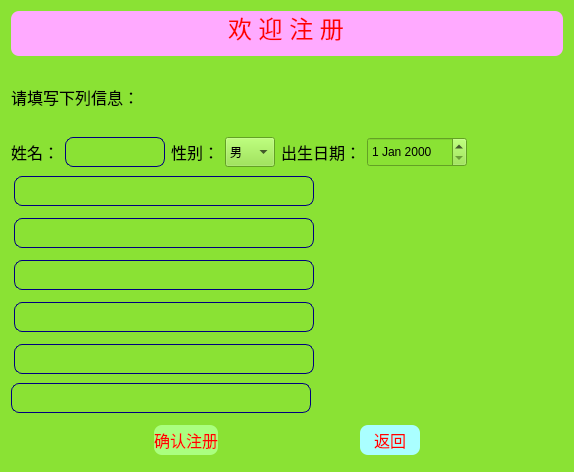
<?xml version="1.0" encoding="UTF-8"?>
<ui version="4.0">
 <class>Register</class>
 <widget class="QDialog" name="Register">
  <property name="geometry">
   <rect>
    <x>0</x>
    <y>0</y>
    <width>574</width>
    <height>472</height>
   </rect>
  </property>
  <property name="windowTitle">
   <string/>
  </property>
  <property name="styleSheet">
   <string notr="true">background-color: rgb(138, 226, 52);</string>
  </property>
  <layout class="QVBoxLayout" name="verticalLayout">
   <item>
    <widget class="QLineEdit" name="lineEdit_3">
     <property name="sizePolicy">
      <sizepolicy hsizetype="Expanding" vsizetype="Maximum">
       <horstretch>0</horstretch>
       <verstretch>2</verstretch>
      </sizepolicy>
     </property>
     <property name="minimumSize">
      <size>
       <width>0</width>
       <height>45</height>
      </size>
     </property>
     <property name="font">
      <font>
       <family>Arial</family>
       <pointsize>18</pointsize>
       <weight>10</weight>
       <italic>false</italic>
       <bold>false</bold>
      </font>
     </property>
     <property name="styleSheet">
      <string notr="true">
border-radius:8px;
background-color: rgb(255, 170, 255);
border-color: rgb(0, 255, 127);
border-width:10px;
border-color: rgb(0, 255, 255);
color: rgb(255, 0, 0);
font: 87 18pt &quot;Arial&quot;;
</string>
     </property>
     <property name="text">
      <string>欢 迎 注 册</string>
     </property>
     <property name="alignment">
      <set>Qt::AlignCenter</set>
     </property>
     <property name="readOnly">
      <bool>true</bool>
     </property>
    </widget>
   </item>
   <item>
    <widget class="QLabel" name="label_4">
     <property name="font">
      <font>
       <family>Agency FB</family>
       <pointsize>12</pointsize>
      </font>
     </property>
     <property name="text">
      <string>请填写下列信息：</string>
     </property>
    </widget>
   </item>
   <item>
    <layout class="QHBoxLayout" name="horizontalLayout">
     <item>
      <widget class="QLabel" name="label_2">
       <property name="font">
        <font>
         <family>Agency FB</family>
         <pointsize>12</pointsize>
        </font>
       </property>
       <property name="text">
        <string>姓名：</string>
       </property>
      </widget>
     </item>
     <item>
      <widget class="QLineEdit" name="nameEdit">
       <property name="minimumSize">
        <size>
         <width>60</width>
         <height>20</height>
        </size>
       </property>
       <property name="maximumSize">
        <size>
         <width>100</width>
         <height>30</height>
        </size>
       </property>
       <property name="font">
        <font>
         <family>Arial</family>
        </font>
       </property>
       <property name="styleSheet">
        <string notr="true">border-radius:8px;
border-color: rgb(0, 0, 127);
border-width:1px;
border-style:solid;</string>
       </property>
      </widget>
     </item>
     <item>
      <widget class="QLabel" name="label_7">
       <property name="font">
        <font>
         <family>Agency FB</family>
         <pointsize>12</pointsize>
        </font>
       </property>
       <property name="text">
        <string>性别：</string>
       </property>
      </widget>
     </item>
     <item>
      <widget class="QComboBox" name="sexBox">
       <property name="minimumSize">
        <size>
         <width>50</width>
         <height>30</height>
        </size>
       </property>
       <property name="maximumSize">
        <size>
         <width>80</width>
         <height>30</height>
        </size>
       </property>
       <item>
        <property name="text">
         <string>男</string>
        </property>
       </item>
       <item>
        <property name="text">
         <string>女</string>
        </property>
       </item>
      </widget>
     </item>
     <item>
      <widget class="QLabel" name="label_6">
       <property name="font">
        <font>
         <family>Agency FB</family>
         <pointsize>12</pointsize>
        </font>
       </property>
       <property name="text">
        <string>出生日期：</string>
       </property>
      </widget>
     </item>
     <item>
      <widget class="QDateEdit" name="birthdayEdit">
       <property name="minimumSize">
        <size>
         <width>100</width>
         <height>30</height>
        </size>
       </property>
       <property name="maximumSize">
        <size>
         <width>150</width>
         <height>30</height>
        </size>
       </property>
      </widget>
     </item>
     <item>
      <spacer name="horizontalSpacer_9">
       <property name="orientation">
        <enum>Qt::Horizontal</enum>
       </property>
       <property name="sizeHint" stdset="0">
        <size>
         <width>40</width>
         <height>20</height>
        </size>
       </property>
      </spacer>
     </item>
    </layout>
   </item>
   <item>
    <layout class="QHBoxLayout" name="horizontalLayout_2">
     <property name="leftMargin">
      <number>3</number>
     </property>
     <property name="topMargin">
      <number>3</number>
     </property>
     <property name="rightMargin">
      <number>3</number>
     </property>
     <property name="bottomMargin">
      <number>3</number>
     </property>
     <item>
      <widget class="QLineEdit" name="userIDEdit">
       <property name="sizePolicy">
        <sizepolicy hsizetype="Minimum" vsizetype="Preferred">
         <horstretch>1</horstretch>
         <verstretch>1</verstretch>
        </sizepolicy>
       </property>
       <property name="minimumSize">
        <size>
         <width>200</width>
         <height>20</height>
        </size>
       </property>
       <property name="maximumSize">
        <size>
         <width>300</width>
         <height>30</height>
        </size>
       </property>
       <property name="font">
        <font>
         <family>Arial</family>
        </font>
       </property>
       <property name="autoFillBackground">
        <bool>false</bool>
       </property>
       <property name="styleSheet">
        <string notr="true">border-radius:8px;
border-color: rgb(0, 0, 127);
border-width:1px;
border-style:solid;</string>
       </property>
       <property name="frame">
        <bool>true</bool>
       </property>
       <property name="echoMode">
        <enum>QLineEdit::Normal</enum>
       </property>
       <property name="readOnly">
        <bool>false</bool>
       </property>
      </widget>
     </item>
     <item>
      <spacer name="horizontalSpacer">
       <property name="orientation">
        <enum>Qt::Horizontal</enum>
       </property>
       <property name="sizeHint" stdset="0">
        <size>
         <width>40</width>
         <height>20</height>
        </size>
       </property>
      </spacer>
     </item>
    </layout>
   </item>
   <item>
    <layout class="QHBoxLayout" name="horizontalLayout_3">
     <property name="leftMargin">
      <number>3</number>
     </property>
     <property name="topMargin">
      <number>3</number>
     </property>
     <property name="rightMargin">
      <number>3</number>
     </property>
     <property name="bottomMargin">
      <number>3</number>
     </property>
     <item>
      <widget class="QLineEdit" name="classEdit">
       <property name="sizePolicy">
        <sizepolicy hsizetype="Minimum" vsizetype="Preferred">
         <horstretch>1</horstretch>
         <verstretch>1</verstretch>
        </sizepolicy>
       </property>
       <property name="minimumSize">
        <size>
         <width>200</width>
         <height>20</height>
        </size>
       </property>
       <property name="maximumSize">
        <size>
         <width>300</width>
         <height>30</height>
        </size>
       </property>
       <property name="font">
        <font>
         <family>Arial</family>
        </font>
       </property>
       <property name="styleSheet">
        <string notr="true">border-radius:8px;
border-color: rgb(0, 0, 127);
border-width:1px;
border-style:solid;</string>
       </property>
      </widget>
     </item>
     <item>
      <spacer name="horizontalSpacer_2">
       <property name="orientation">
        <enum>Qt::Horizontal</enum>
       </property>
       <property name="sizeHint" stdset="0">
        <size>
         <width>40</width>
         <height>20</height>
        </size>
       </property>
      </spacer>
     </item>
    </layout>
   </item>
   <item>
    <layout class="QHBoxLayout" name="horizontalLayout_4">
     <property name="leftMargin">
      <number>3</number>
     </property>
     <property name="topMargin">
      <number>3</number>
     </property>
     <property name="rightMargin">
      <number>3</number>
     </property>
     <property name="bottomMargin">
      <number>3</number>
     </property>
     <item>
      <widget class="QLineEdit" name="majorEdit">
       <property name="sizePolicy">
        <sizepolicy hsizetype="Minimum" vsizetype="Preferred">
         <horstretch>1</horstretch>
         <verstretch>1</verstretch>
        </sizepolicy>
       </property>
       <property name="minimumSize">
        <size>
         <width>200</width>
         <height>20</height>
        </size>
       </property>
       <property name="maximumSize">
        <size>
         <width>300</width>
         <height>30</height>
        </size>
       </property>
       <property name="font">
        <font>
         <family>Arial</family>
        </font>
       </property>
       <property name="autoFillBackground">
        <bool>false</bool>
       </property>
       <property name="styleSheet">
        <string notr="true">border-radius:8px;
border-color: rgb(0, 0, 127);
border-width:1px;
border-style:solid;</string>
       </property>
       <property name="text">
        <string/>
       </property>
       <property name="frame">
        <bool>true</bool>
       </property>
       <property name="echoMode">
        <enum>QLineEdit::Normal</enum>
       </property>
       <property name="readOnly">
        <bool>false</bool>
       </property>
      </widget>
     </item>
     <item>
      <spacer name="horizontalSpacer_3">
       <property name="orientation">
        <enum>Qt::Horizontal</enum>
       </property>
       <property name="sizeHint" stdset="0">
        <size>
         <width>40</width>
         <height>20</height>
        </size>
       </property>
      </spacer>
     </item>
    </layout>
   </item>
   <item>
    <layout class="QHBoxLayout" name="horizontalLayout_5">
     <property name="leftMargin">
      <number>3</number>
     </property>
     <property name="topMargin">
      <number>3</number>
     </property>
     <property name="rightMargin">
      <number>3</number>
     </property>
     <property name="bottomMargin">
      <number>3</number>
     </property>
     <item>
      <widget class="QLineEdit" name="phoneEdit">
       <property name="sizePolicy">
        <sizepolicy hsizetype="Minimum" vsizetype="Preferred">
         <horstretch>1</horstretch>
         <verstretch>1</verstretch>
        </sizepolicy>
       </property>
       <property name="minimumSize">
        <size>
         <width>200</width>
         <height>20</height>
        </size>
       </property>
       <property name="maximumSize">
        <size>
         <width>300</width>
         <height>30</height>
        </size>
       </property>
       <property name="font">
        <font>
         <family>Arial</family>
        </font>
       </property>
       <property name="styleSheet">
        <string notr="true">border-radius:8px;
border-color: rgb(0, 0, 127);
border-width:1px;
border-style:solid;</string>
       </property>
      </widget>
     </item>
     <item>
      <spacer name="horizontalSpacer_4">
       <property name="orientation">
        <enum>Qt::Horizontal</enum>
       </property>
       <property name="sizeHint" stdset="0">
        <size>
         <width>40</width>
         <height>20</height>
        </size>
       </property>
      </spacer>
     </item>
    </layout>
   </item>
   <item>
    <layout class="QHBoxLayout" name="horizontalLayout_7">
     <property name="spacing">
      <number>3</number>
     </property>
     <property name="leftMargin">
      <number>3</number>
     </property>
     <property name="topMargin">
      <number>3</number>
     </property>
     <property name="rightMargin">
      <number>3</number>
     </property>
     <property name="bottomMargin">
      <number>3</number>
     </property>
     <item>
      <widget class="QLineEdit" name="passwordEdit1">
       <property name="sizePolicy">
        <sizepolicy hsizetype="Minimum" vsizetype="Preferred">
         <horstretch>1</horstretch>
         <verstretch>1</verstretch>
        </sizepolicy>
       </property>
       <property name="minimumSize">
        <size>
         <width>200</width>
         <height>20</height>
        </size>
       </property>
       <property name="maximumSize">
        <size>
         <width>300</width>
         <height>30</height>
        </size>
       </property>
       <property name="font">
        <font>
         <family>Arial</family>
        </font>
       </property>
       <property name="autoFillBackground">
        <bool>false</bool>
       </property>
       <property name="styleSheet">
        <string notr="true">border-radius:8px;
border-color: rgb(0, 0, 127);
border-width:1px;
border-style:solid;</string>
       </property>
       <property name="frame">
        <bool>true</bool>
       </property>
       <property name="echoMode">
        <enum>QLineEdit::Normal</enum>
       </property>
       <property name="readOnly">
        <bool>false</bool>
       </property>
      </widget>
     </item>
     <item>
      <spacer name="horizontalSpacer_8">
       <property name="orientation">
        <enum>Qt::Horizontal</enum>
       </property>
       <property name="sizeHint" stdset="0">
        <size>
         <width>40</width>
         <height>20</height>
        </size>
       </property>
      </spacer>
     </item>
    </layout>
   </item>
   <item>
    <layout class="QHBoxLayout" name="horizontalLayout_8">
     <item>
      <widget class="QLineEdit" name="passwordEdit2">
       <property name="sizePolicy">
        <sizepolicy hsizetype="Minimum" vsizetype="Preferred">
         <horstretch>1</horstretch>
         <verstretch>1</verstretch>
        </sizepolicy>
       </property>
       <property name="minimumSize">
        <size>
         <width>200</width>
         <height>30</height>
        </size>
       </property>
       <property name="maximumSize">
        <size>
         <width>300</width>
         <height>30</height>
        </size>
       </property>
       <property name="font">
        <font>
         <family>Arial</family>
        </font>
       </property>
       <property name="autoFillBackground">
        <bool>false</bool>
       </property>
       <property name="styleSheet">
        <string notr="true">border-radius:8px;
border-color: rgb(0, 0, 127);
border-width:1px;
border-style:solid;</string>
       </property>
       <property name="frame">
        <bool>true</bool>
       </property>
       <property name="echoMode">
        <enum>QLineEdit::Normal</enum>
       </property>
       <property name="readOnly">
        <bool>false</bool>
       </property>
      </widget>
     </item>
     <item>
      <spacer name="horizontalSpacer_10">
       <property name="orientation">
        <enum>Qt::Horizontal</enum>
       </property>
       <property name="sizeHint" stdset="0">
        <size>
         <width>40</width>
         <height>20</height>
        </size>
       </property>
      </spacer>
     </item>
    </layout>
   </item>
   <item>
    <layout class="QHBoxLayout" name="horizontalLayout_6">
     <property name="leftMargin">
      <number>6</number>
     </property>
     <property name="topMargin">
      <number>6</number>
     </property>
     <property name="rightMargin">
      <number>6</number>
     </property>
     <property name="bottomMargin">
      <number>6</number>
     </property>
     <item>
      <spacer name="horizontalSpacer_7">
       <property name="orientation">
        <enum>Qt::Horizontal</enum>
       </property>
       <property name="sizeHint" stdset="0">
        <size>
         <width>40</width>
         <height>20</height>
        </size>
       </property>
      </spacer>
     </item>
     <item>
      <widget class="QPushButton" name="registerBtn">
       <property name="minimumSize">
        <size>
         <width>60</width>
         <height>30</height>
        </size>
       </property>
       <property name="maximumSize">
        <size>
         <width>100</width>
         <height>30</height>
        </size>
       </property>
       <property name="font">
        <font>
         <pointsize>12</pointsize>
        </font>
       </property>
       <property name="styleSheet">
        <string notr="true">color: rgb(170, 170, 0);
background-color: rgb(170, 255, 255);
background-color: rgb(170, 255, 127);
color: rgb(255, 0, 0);
border-radius:8px;</string>
       </property>
       <property name="text">
        <string>确认注册</string>
       </property>
      </widget>
     </item>
     <item>
      <spacer name="horizontalSpacer_5">
       <property name="orientation">
        <enum>Qt::Horizontal</enum>
       </property>
       <property name="sizeHint" stdset="0">
        <size>
         <width>40</width>
         <height>20</height>
        </size>
       </property>
      </spacer>
     </item>
     <item>
      <widget class="QPushButton" name="returnBtn">
       <property name="minimumSize">
        <size>
         <width>60</width>
         <height>30</height>
        </size>
       </property>
       <property name="maximumSize">
        <size>
         <width>100</width>
         <height>30</height>
        </size>
       </property>
       <property name="font">
        <font>
         <family>Agency FB</family>
         <pointsize>12</pointsize>
         <weight>50</weight>
         <italic>false</italic>
         <bold>false</bold>
        </font>
       </property>
       <property name="styleSheet">
        <string notr="true">color: rgb(170, 170, 0);
font: 12pt &quot;Agency FB&quot;;
background-color: rgb(170, 255, 255);
color: rgb(255, 0, 0);
border-radius:8px;</string>
       </property>
       <property name="text">
        <string>返回</string>
       </property>
      </widget>
     </item>
     <item>
      <spacer name="horizontalSpacer_6">
       <property name="orientation">
        <enum>Qt::Horizontal</enum>
       </property>
       <property name="sizeHint" stdset="0">
        <size>
         <width>40</width>
         <height>20</height>
        </size>
       </property>
      </spacer>
     </item>
    </layout>
   </item>
  </layout>
 </widget>
 <resources/>
 <connections/>
</ui>
